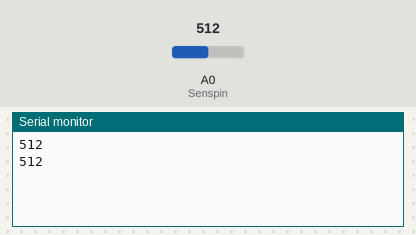
The sketch below on a simulated Arduino Uno, built with avr-gcc and run on an emulated ATmega328P. Parts: the last lines printed to the serial monitor. The test bench sets the inputs (shaded band); at power-on: A0 (Senspin) = 512.

Above: at 1.8 s.
1.9 s: A0 (Senspin) set to 716
At 2.8 s:
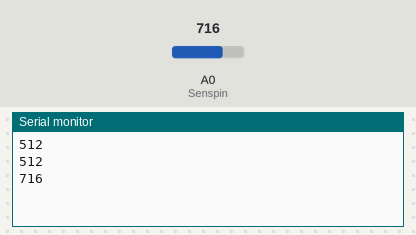
3.4 s: A0 (Senspin) set to 900
At 4.6 s:
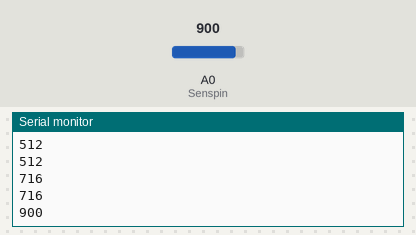
Timing chart, 0 to 6.4 s (numbered marks = the images above; inputs shaded):
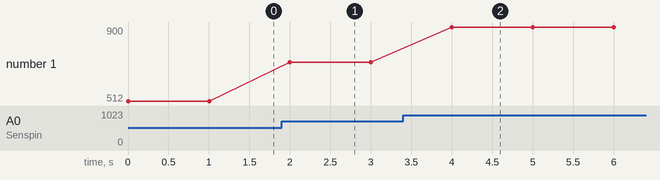

The sketch:

Ex_4.6.ino
```cpp
int Sensvalue=0;

int Senspin=A0;

void setup()
{
    Serial.begin(9600);
}

void loop()
{

    Sensvalue=analogRead(Senspin);

    Serial.println(Sensvalue);

    delay(1000);
}
```

Measured:
- after the input at 1.9 s, the serial monitor: prints a new line after 0.10 s (image 1)
- after the input at 3.4 s, the serial monitor: prints a new line after 0.60 s (image 2)
- plotted number 1: 512 → 716 after the input at 1.9 s, 716 → 900 after the input at 3.4 s
